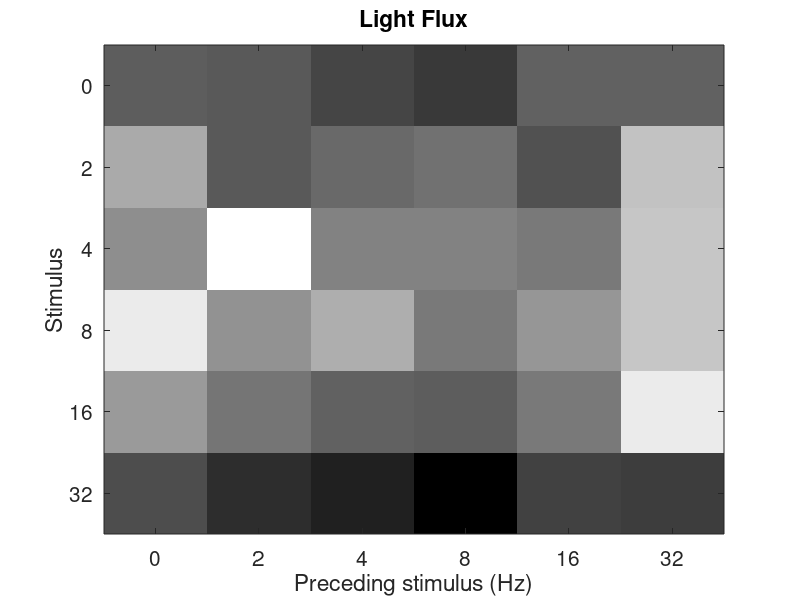
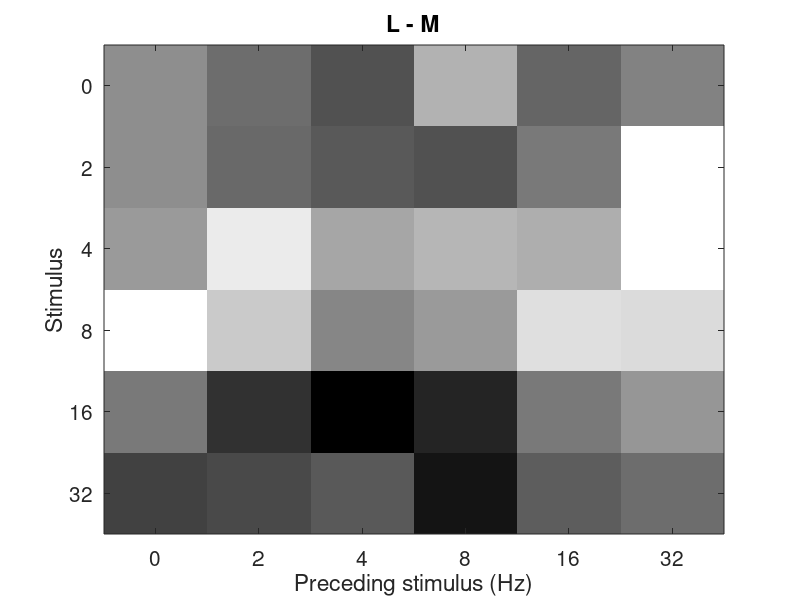
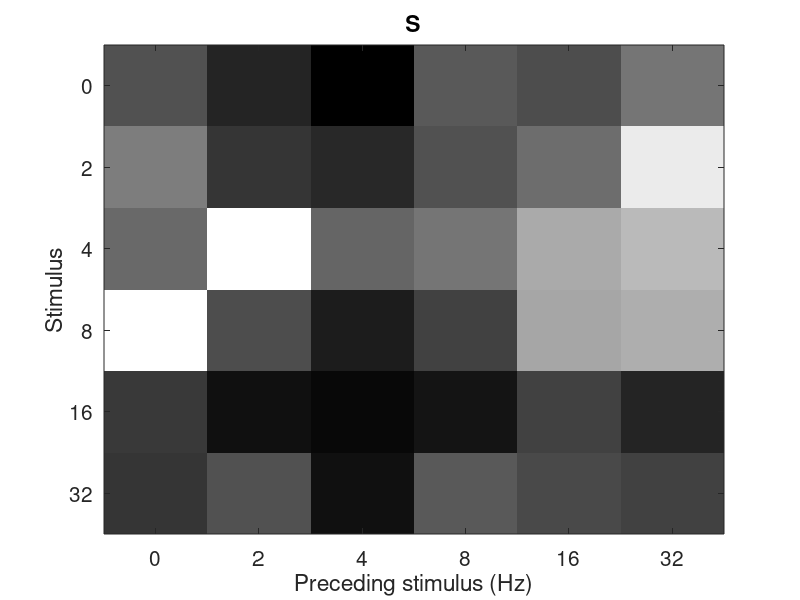

Here is the MATLAB script that generated these plots, in order:
%%

subj_name = 'gka1';
% NOTE THAT THE COUNTERBALANCING ISN'T PERFECT--MANUALLY CORRECTED IN CODE
% FOR RUN A: 2 PRECEDED BY 0 APPEARS 2 TIMES, 0 PRECEDED BY 0 APPEARS 2
%            TIMES
% FOR RUN B: 0 PRECEDED BY 0 APPEARS 3 TIMES
hardCodedOverlapCorrection = 2;

% load parameters and fits
if strcmp(subj_name,'asb1')
    carryOver = load('asb1CarryOver');
    carryOver = carryOver.carryOver;
    unlockedParamFits = load('asb1UnlockedParamFits');
    unlockedParamFits = unlockedParamFits.unlockedParamFits;
elseif strcmp(subj_name,'gka1')
    carryOver = load('gka1CarryOver');
    carryOver = carryOver.carryOver;
    unlockedParamFits = load('gka1UnlockedParamFits');
    unlockedParamFits = unlockedParamFits.unlockedParamFits;
else
   error('specify valid subject name: asb1 or gka1'); 
end

% loop over runs
for i = 1:size(carryOver.storeAll,1)
    stimForRun = carryOver.stimValuesForRunStore(i,:);
    % get unique stimulus values
    uniqueTempFreq = unique(stimForRun);
    % initialize carry over matrices
    carryOverMatSubAmp = 0./zeros([length(uniqueTempFreq) length(uniqueTempFreq)]);
    carryOverMatSubtau2 = 0./zeros([length(uniqueTempFreq) length(uniqueTempFreq)]);
    counterMatrixSub = zeros([length(uniqueTempFreq) length(uniqueTempFreq)]);
    % loop over temp freqs in each run
    for j = 2:length(stimForRun)
        % get the amplitude and tau values
        amp = carryOver.storeAll(i,j,1);
        tau2 = carryOver.storeAll(i,j,2);
        if isnan(carryOverMatSubAmp(stimForRun(j)==uniqueTempFreq,stimForRun(j-1)==uniqueTempFreq))
            % place them appropriately in the carry over matrix for amplitude
            carryOverMatSubAmp(stimForRun(j)==uniqueTempFreq, ...
            stimForRun(j-1)==uniqueTempFreq) = amp;
            % do the same for tau2
            carryOverMatSubtau2(stimForRun(j)==uniqueTempFreq, ...
            stimForRun(j-1)==uniqueTempFreq) = tau2;
        else
            % place them appropriately in the carry over matrix for amplitude
            carryOverMatSubAmp(stimForRun(j)==uniqueTempFreq, ...
            stimForRun(j-1)==uniqueTempFreq) = ...
            (carryOverMatSubAmp(stimForRun(j)==uniqueTempFreq, ...
            stimForRun(j-1)==uniqueTempFreq)+amp);
            % do the same for tau2
            carryOverMatSubtau2(stimForRun(j)==uniqueTempFreq, ...
            stimForRun(j-1)==uniqueTempFreq) = ...
            (carryOverMatSubAmp(stimForRun(j)==uniqueTempFreq, ...
            stimForRun(j-1)==uniqueTempFreq)+tau2);
        end
        counterMatrixSub(stimForRun(j)==uniqueTempFreq, ...
        stimForRun(j-1)==uniqueTempFreq) = ...
        counterMatrixSub(stimForRun(j)==uniqueTempFreq, ...
        stimForRun(j-1)==uniqueTempFreq)+1;
    end
   
   % manually account for overlapping combinations
   if carryOver.runOrder(i)=='A'
       carryOverMatSubAmp(2,2) = carryOverMatSubAmp(2,2)./2;
       carryOverMatSubAmp(3,2) = carryOverMatSubAmp(3,2)./2;
       carryOverMatSubtau2(2,2) = carryOverMatSubtau2(2,2)./2;
       carryOverMatSubtau2(3,2) = carryOverMatSubtau2(3,2)./2;
   elseif carryOver.runOrder(i)=='B'
       carryOverMatSubAmp(2,2) = carryOverMatSubAmp(2,2)./3;
       carryOverMatSubtau2(2,2) = carryOverMatSubtau2(2,2)./3;
   else
      dummy = [];
   end
   % add 'labels'
   carryOverMatSubAmp = [uniqueTempFreq' carryOverMatSubAmp];
   carryOverMatSubAmp = [[0 uniqueTempFreq]; carryOverMatSubAmp];
   % store for each run
   carryOverMatAmp(i,:,:) = carryOverMatSubAmp;
   
   % repeat for tau2
   carryOverMatSubtau2 = [uniqueTempFreq' carryOverMatSubtau2];
   carryOverMatSubtau2 = [[0 uniqueTempFreq]; carryOverMatSubtau2];
   carryOverMattau2(i,:,:) = carryOverMatSubtau2;
   % matrix for keeping track of repeats
   counterMatrix(i,:,:) = counterMatrixSub;
   
end

lightModDir = {'Light Flux','L - M','S'};

for i = 1:length(lightModDir)
   % create empty matrix
   finalCarryOverMatAmpSub = zeros(size(carryOverMatSubAmp));
   finalCarryOverMattau2Sub = zeros(size(carryOverMatSubtau2));
   % get all runs with a given modulation direction
   runIndices = find(carryOver.stimTypeCode==i);
   % grab their carry over matrices, sum them
   for j = 1:length(runIndices)
      % convert nan's to 0's
      curCarryOverAmp = squeeze(carryOverMatAmp(runIndices(j),:,:));
      curCarryOverTau2 = squeeze(carryOverMattau2(runIndices(j),:,:));
      curCarryOverAmp(isnan(curCarryOverAmp)) = 0;
      curCarryOverTau2(isnan(curCarryOverTau2)) = 0;
      % add
      finalCarryOverMatAmpSub = finalCarryOverMatAmpSub+curCarryOverAmp; 
      finalCarryOverMattau2Sub = finalCarryOverMattau2Sub+curCarryOverTau2; 
   end
   % divide by half the number of runs at that modulation direction--two
   % run orders to get proper counterbalancing
   finalCarryOverMatAmpSub = finalCarryOverMatAmpSub./(length(runIndices)./2);
   finalCarryOverMattau2Sub = finalCarryOverMattau2Sub./(length(runIndices)./2);
   % divide the 'labels' by 2
   finalCarryOverMatAmpSub(1,:) = finalCarryOverMatAmpSub(1,:)./2;
   finalCarryOverMatAmpSub(:,1) = finalCarryOverMatAmpSub(:,1)./2;
   finalCarryOverMattau2Sub(1,:) = finalCarryOverMattau2Sub(1,:)./2;
   finalCarryOverMattau2Sub(:,1) = finalCarryOverMattau2Sub(:,1)./2;
   % manually average overlapping cells
   finalCarryOverMatAmpSub(2,2) = finalCarryOverMatAmpSub(2,2)./2;
   finalCarryOverMattau2Sub(2,2) = finalCarryOverMattau2Sub(2,2)./2;
   finalCarryOverMatAmpSub(2,6) = finalCarryOverMatAmpSub(2,6)./2;
   finalCarryOverMattau2Sub(2,6) = finalCarryOverMattau2Sub(2,6)./2;
   % assign
   finalCarryOverMatAmp(i,:,:) = finalCarryOverMatAmpSub;
   finalCarryOverMattau2(i,:,:) = finalCarryOverMattau2Sub;
end


figure; imagesc(squeeze(finalCarryOverMatAmp(1,2:size(finalCarryOverMatAmp,2),2:size(finalCarryOverMatAmp,3))))
colormap gray; title('Light Flux'); set(gca,'xticklabel',([0 2 4 8 16 32 64]));
set(gca,'yticklabel',([0 2 4 8 16 32 64])); xlabel('Preceding stimulus (Hz)');
ylabel('Stimulus'); set(gca,'FontSize',15);

figure; imagesc(squeeze(finalCarryOverMatAmp(2,2:size(finalCarryOverMatAmp,2),2:size(finalCarryOverMatAmp,3))))
colormap gray; title('L - M'); set(gca,'xticklabel',([0 2 4 8 16 32 64]));
set(gca,'yticklabel',([0 2 4 8 16 32 64])); xlabel('Preceding stimulus (Hz)');
ylabel('Stimulus'); set(gca,'FontSize',15);

figure; imagesc(squeeze(finalCarryOverMatAmp(3,2:size(finalCarryOverMatAmp,2),2:size(finalCarryOverMatAmp,3))))
colormap gray; title('S'); set(gca,'xticklabel',([0 2 4 8 16 32 64]));
set(gca,'yticklabel',([0 2 4 8 16 32 64])); xlabel('Preceding stimulus (Hz)');
ylabel('Stimulus'); set(gca,'FontSize',15);